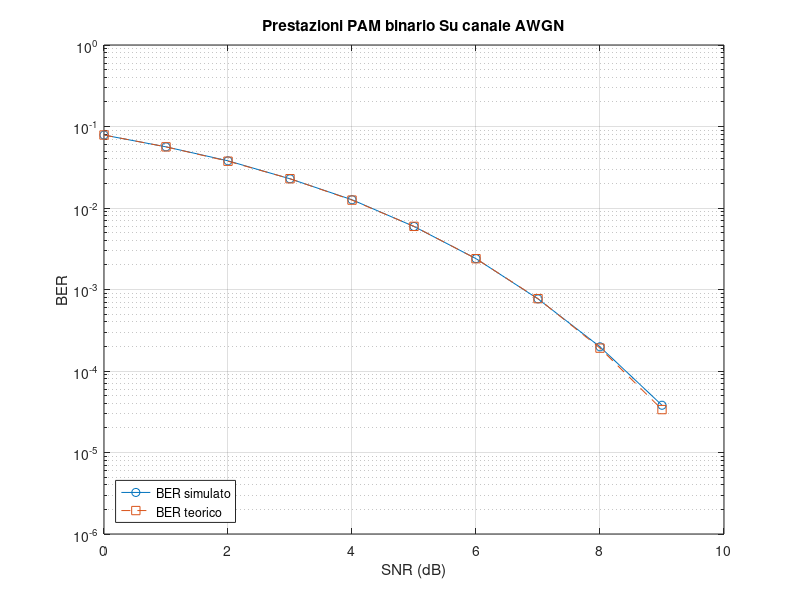

The MATLAB source for this figure:
clear all; close all; clc;

%% DATI 
N_bit = 1e6;
SNR_dB = 0:1:9; % Vettore degli SNR in dB (0, 1, 2, ..., 9 dB)

BER_simulato = zeros(size(SNR_dB));
BER_teorico = zeros(size(SNR_dB));

%% Sorgente
rng(1); % seed fisso per generare sempre la stessa sequenza
bit_sequenza = randi([0 1], 1,N_bit);

%% PAM Binario

% In MATLAB grazie alla vettorizzazione gli operatori aritmetici
% lavorano per default elemento per elemento quindi possiamo
% mappare gli elementi sfruttando la seguente regola:

simboli = 2 * bit_sequenza - 1; % Mappatura antipodale

%% SWEEP SULL'SNR
for i = 1:length(SNR_dB)
    % Rumore AWGN
    SNR = 10^(SNR_dB(i) / 10); % Conversione da dB a scala lineare per ogni valore di SNR_dB
    sigma = sqrt(1/(2*SNR)); % deviazione standard

    rumore = sigma * randn(1, N_bit); % seed fissato a 1

    % Segnale ricevuto
    ricevuti = simboli + rumore;

    % Decisore a minima distanza
    d0 = abs(ricevuti - (-1));     % distanza da -1
    d1 = abs(ricevuti - (+1));     % distanza da 1
    bit_ricevuti = d1 < d0;

    % Prestazioni
    errori = sum(bit_sequenza ~= bit_ricevuti);
    BER_simulato(i) = errori / N_bit;
    BER_teorico(i) = qfunc(sqrt(2 * SNR));

    % OUTPUT A VIDEO
    fprintf("\n====== SNR_dB: %d ======\n", SNR_dB(i)); 
    fprintf("Numero di bit : %d\n", N_bit);
    fprintf("SNR_dB : %d\n", SNR_dB(i));
    fprintf("SNR Lineare : %g\n", SNR);
    fprintf("Numero di errori : %d su %d bit\n", errori, N_bit); 
    fprintf("BER Simulato : %g\n", BER_simulato(i)); 
    fprintf("BER Teorico : %g\n", BER_teorico(i));
end

%% Grafico
figure;
semilogy(SNR_dB, BER_simulato, 'o-', SNR_dB, BER_teorico, 's--');
grid on;
xlabel('SNR (dB)');
ylabel('BER');
legend('BER simulato', 'BER teorico', 'Location', 'southwest');
title('Prestazioni PAM binario Su canale AWGN');
ylim([1e-6 1]);
